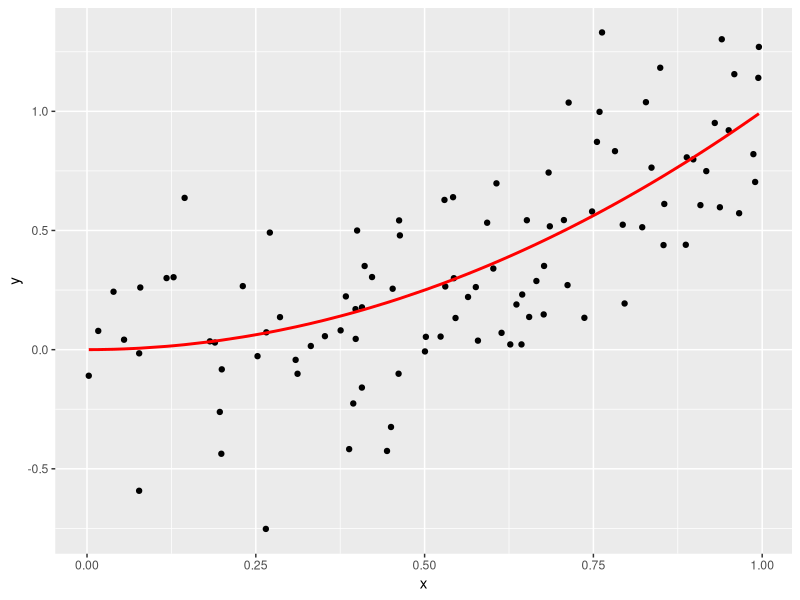
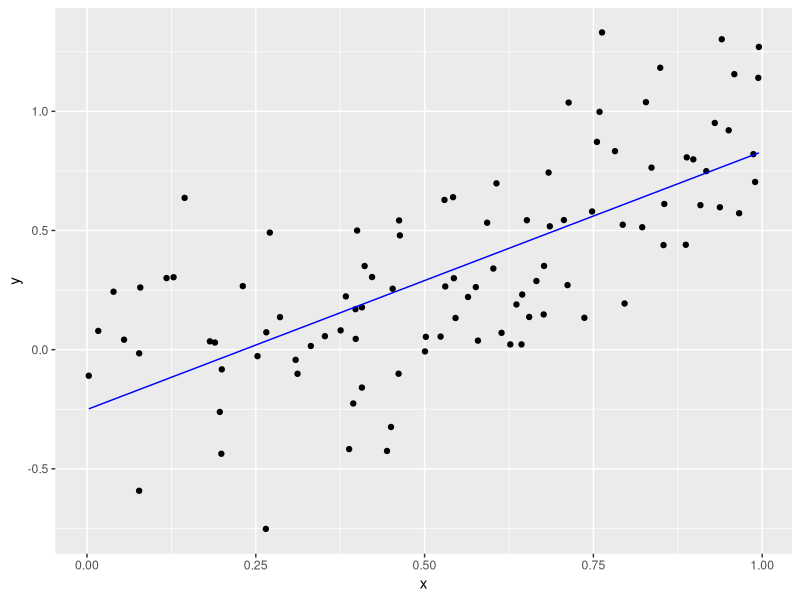

These charts were generated, in order, by the following R code:
# Setup -------------------------------------------------------------------
library(tidyverse)
library(broom)

# Let these be:
# -true function f(x) for a one-dimensional predictor x
# -the standard deviation of the true epsilon i.e. the noise
f <- function(x) {
  x^2
}
sigma <- 0.3

# This function generates a random sample. Random in terms of both
# -the predictor x
# -the amount of noise eps
generate_sample <- function(f, n_sim, sigma) {
  data_frame(
    x = runif(n = n_sim, min = 0, max = 1),
    f_x = f(x),
    eps = rnorm(n = n_sim, mean = 0, sd = sigma),
    y = f_x + eps
  )
}



# Generate Training Data via Sampling -------------------------------------
train_data <- generate_sample(f, n_sim = 100, sigma = sigma)

# The true model f(x) is in red. We observe points (x,y). Here we are pretending
# to know the exact break down of y into f(x) and eps
ggplot(train_data, aes(x=x)) +
  geom_point(aes(y=y)) +
  geom_line(aes(y=f_x), col="red", size=1)

# In a realistic situation, we only know x & y, not f(x) & eps. So we should
# remove them
train_data <- train_data %>%
  select(x, y)



# Generate Test Data, Fit Model, and Get Predictions -------------------

# 1. Generate test data via sampling. Recall in test data, we only have the
# predictors x:
test_data <- generate_sample(f, n_sim = 100, sigma = sigma) %>%
  select(x)

# 2. Fit Model: Simple linear regression
model <- lm(y ~ x, data = train_data)
train_data_augmented <- model %>%
  augment() %>%
  tbl_df()
# Plot fitted model to training data
ggplot(data=train_data_augmented, aes(x=x)) +
  geom_point(aes(y=y)) +
  geom_line(aes(y=.fitted), col="blue")

# 3. Get Predictions
# Note: we use augment(newdata=BLAH) here, since it works. This is equivalent
# to using the predict() function.
predictions <- model %>%
  augment(newdata=test_data) %>%
  tbl_df() %>%
  .[[".fitted"]]



# Main For Loop -------------------------------------------------
set.seed(76)
n_sim <- 10000

# Create new test data: a single point
x0 <- 0.95
test_data <- data_frame(x=x0)

# Save predictions here
predictions <- rep(0, n_sim)

for(i in 1:n_sim) {
  # FILL THIS IN:
  #generate new sample
  sample_train <- generate_sample(f, n_sim = n_sim, sigma = sigma)
  #fit model using linear regression
  model <- lm(y ~ x, data = sample_train)
  #store predictions for the pt x = 0.95, which is just test_data
  predictions[i] <- predict(model, newdata = test_data)

  if(i %% 100 == 0){
    print(i)
  }
}

# Pull the Curtain! Reveal truth: i.e. show all components we really know, but
# pretended not to:
set.seed(76)
truth <- data_frame(
  x = rep(x0, n_sim),
  f_x = f(x),
  eps = rnorm(n = n_sim, mean = 0, sd = 0.3),
  y = f_x + eps
  )

# Add predictions
truth <- truth %>%
  mutate(y_hat=predictions)

# Compute MSE, (Avg Bias of f_hat)^2, Variance of f_hat, sigma^2:
# FILL THIS IN:
#average MSE over n_sim vals
avg_mse <- mean((truth$y_hat - truth$y)^2)
#square average bias of f_hat
avg_bias_squared <- ((1/n_sim)*sum(truth$f_x - truth$y_hat))^2
#variance of f_hat over n_sim vals
var <- var(truth$y_hat)
#sigma^2
sigma_squared <- sigma^2